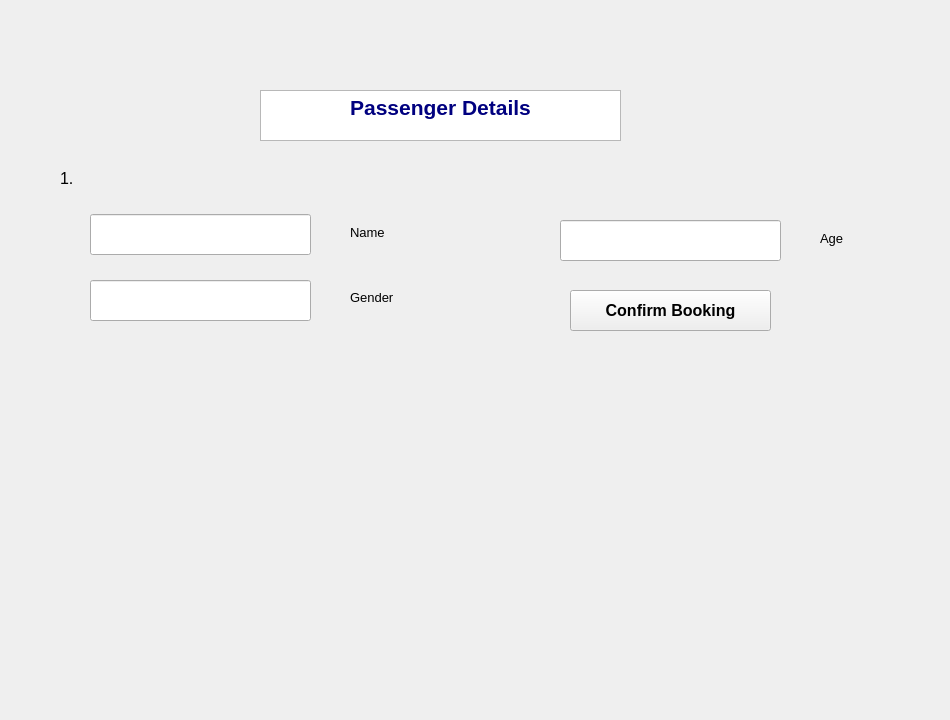
      <widget class="QWidget" name="tab_10">
       <attribute name="title">
        <string>Page</string>
       </attribute>
       <widget class="QLabel" name="label_97">
        <property name="geometry">
         <rect>
          <x>350</x>
          <y>287</y>
          <width>121</width>
          <height>21</height>
         </rect>
        </property>
        <property name="font">
         <font>
          <pointsize>10</pointsize>
         </font>
        </property>
        <property name="text">
         <string>Gender</string>
        </property>
       </widget>
       <widget class="QLineEdit" name="lineEdit_83">
        <property name="geometry">
         <rect>
          <x>560</x>
          <y>220</y>
          <width>221</width>
          <height>41</height>
         </rect>
        </property>
        <property name="font">
         <font>
          <pointsize>10</pointsize>
         </font>
        </property>
       </widget>
       <widget class="QTextBrowser" name="textBrowser_39">
        <property name="geometry">
         <rect>
          <x>260</x>
          <y>90</y>
          <width>361</width>
          <height>51</height>
         </rect>
        </property>
        <property name="html">
         <string>&lt;!DOCTYPE HTML PUBLIC &quot;-//W3C//DTD HTML 4.0//EN&quot; &quot;http://www.w3.org/TR/REC-html40/strict.dtd&quot;&gt;
&lt;html&gt;&lt;head&gt;&lt;meta name=&quot;qrichtext&quot; content=&quot;1&quot; /&gt;&lt;style type=&quot;text/css&quot;&gt;
p, li { white-space: pre-wrap; }
&lt;/style&gt;&lt;/head&gt;&lt;body style=&quot; font-family:'MS Shell Dlg 2'; font-size:7.8pt; font-weight:400; font-style:normal;&quot;&gt;
&lt;p align=&quot;center&quot; style=&quot; margin-top:0px; margin-bottom:0px; margin-left:0px; margin-right:0px; -qt-block-indent:0; text-indent:0px;&quot;&gt;&lt;span style=&quot; font-size:16pt; font-weight:600; color:#00007f;&quot;&gt;Passenger Details&lt;/span&gt;&lt;/p&gt;&lt;/body&gt;&lt;/html&gt;</string>
        </property>
       </widget>
       <widget class="QLabel" name="label_89">
        <property name="geometry">
         <rect>
          <x>820</x>
          <y>230</y>
          <width>81</width>
          <height>16</height>
         </rect>
        </property>
        <property name="font">
         <font>
          <pointsize>10</pointsize>
         </font>
        </property>
        <property name="text">
         <string>Age</string>
        </property>
       </widget>
       <widget class="QPushButton" name="pushButton_58">
        <property name="geometry">
         <rect>
          <x>570</x>
          <y>290</y>
          <width>201</width>
          <height>41</height>
         </rect>
        </property>
        <property name="font">
         <font>
          <pointsize>12</pointsize>
          <weight>75</weight>
          <bold>true</bold>
         </font>
        </property>
        <property name="text">
         <string>Confirm Booking</string>
        </property>
       </widget>
       <widget class="QLineEdit" name="lineEdit_107">
        <property name="geometry">
         <rect>
          <x>90</x>
          <y>214</y>
          <width>221</width>
          <height>41</height>
         </rect>
        </property>
        <property name="font">
         <font>
          <pointsize>10</pointsize>
         </font>
        </property>
       </widget>
       <widget class="QLabel" name="label_98">
        <property name="geometry">
         <rect>
          <x>350</x>
          <y>224</y>
          <width>81</width>
          <height>16</height>
         </rect>
        </property>
        <property name="font">
         <font>
          <pointsize>10</pointsize>
         </font>
        </property>
        <property name="text">
         <string>Name</string>
        </property>
       </widget>
       <widget class="QLineEdit" name="lineEdit_108">
        <property name="geometry">
         <rect>
          <x>90</x>
          <y>280</y>
          <width>221</width>
          <height>41</height>
         </rect>
        </property>
        <property name="font">
         <font>
          <pointsize>10</pointsize>
         </font>
        </property>
       </widget>
       <widget class="QLabel" name="label_32">
        <property name="geometry">
         <rect>
          <x>60</x>
          <y>170</y>
          <width>55</width>
          <height>16</height>
         </rect>
        </property>
        <property name="font">
         <font>
          <pointsize>12</pointsize>
         </font>
        </property>
        <property name="text">
         <string>1.</string>
        </property>
       </widget>
       <widget class="QLabel" name="label_33">
        <property name="geometry">
         <rect>
          <x>0</x>
          <y>0</y>
          <width>941</width>
          <height>401</height>
         </rect>
        </property>
        <property name="text">
         <string/>
        </property>
        <property name="pixmap">
         <pixmap>icons/images (1).jpg</pixmap>
        </property>
        <property name="scaledContents">
         <bool>true</bool>
        </property>
       </widget>
       <widget class="QLabel" name="label_34">
        <property name="geometry">
         <rect>
          <x>0</x>
          <y>370</y>
          <width>941</width>
          <height>341</height>
         </rect>
        </property>
        <property name="text">
         <string/>
        </property>
        <property name="pixmap">
         <pixmap>icons/photo2.jpg</pixmap>
        </property>
        <property name="scaledContents">
         <bool>true</bool>
        </property>
       </widget>
       <zorder>label_34</zorder>
       <zorder>label_33</zorder>
       <zorder>label_97</zorder>
       <zorder>lineEdit_83</zorder>
       <zorder>textBrowser_39</zorder>
       <zorder>label_89</zorder>
       <zorder>pushButton_58</zorder>
       <zorder>lineEdit_107</zorder>
       <zorder>label_98</zorder>
       <zorder>lineEdit_108</zorder>
       <zorder>label_32</zorder>
      </widget>
